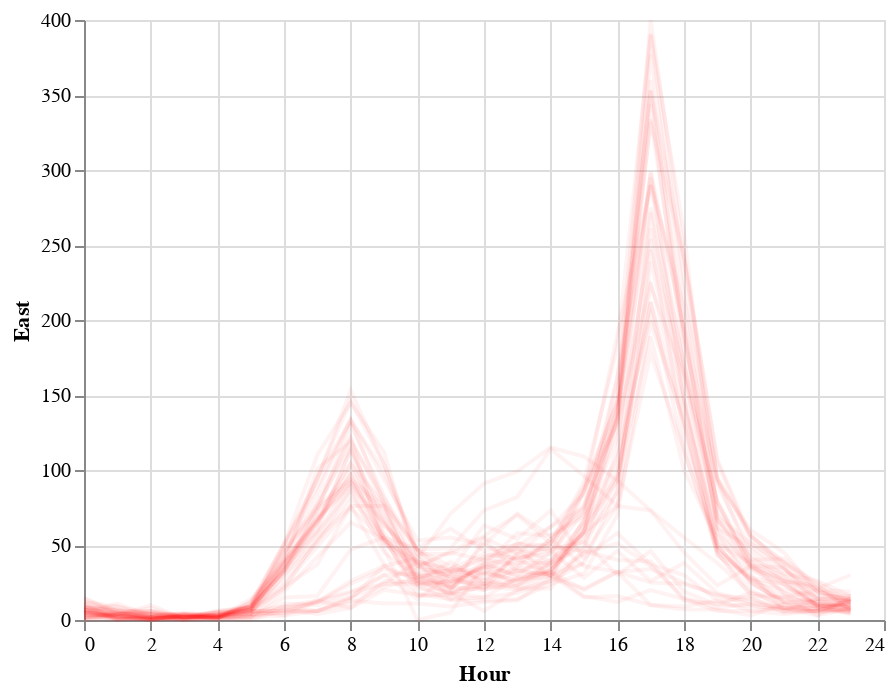

Source (notebook cell):
### Markdown cell above
## Altair Charting

### Code cell
c1 = alt.Chart(bike2_df[0:1000]).mark_line(opacity=0.05).encode(
    x=alt.X('Hour:Q'),
    y='East:Q',
    color=alt.Color('JulianDay:N', legend=None, scale=alt.Scale(range=['red'])))
c1

### Figure 1 — Vega-Lite specification as saved in the notebook (floating-point values rounded to 4 significant figures; data arrays with more than 128 entries replaced by an {"elided": "..."} marker saying what was removed)
{"$schema": "https://vega.github.io/schema/vega-lite/v2.4.3.json", "config": {"view": {"height": 300, "width": 400}}, "data": {"values": {"elided": "1000 records"}}, "encoding": {"color": {"field": "JulianDay", "legend": null, "scale": {"range": ["red"]}, "type": "nominal"}, "x": {"field": "Hour", "type": "quantitative"}, "y": {"field": "East", "type": "quantitative"}}, "mark": {"opacity": 0.05, "type": "line"}}
